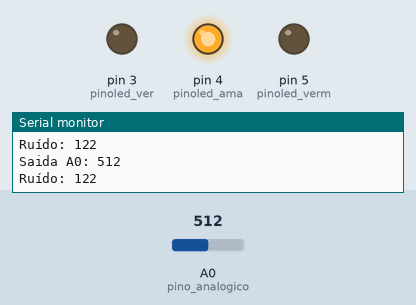
The sketch below on a simulated Arduino Uno, built with avr-gcc and run on an emulated ATmega328P. Shown: output pins drawn as LEDs (lit = HIGH), the last lines printed to the serial monitor. The test bench sets the inputs (shaded band); at power-on: A0 (pino_analogico) = 512.

Above: at 1.8 s.
1.9 s: A0 (pino_analogico) set to 688
4.2 s: A0 (pino_analogico) set to 711
At 7.0 s:
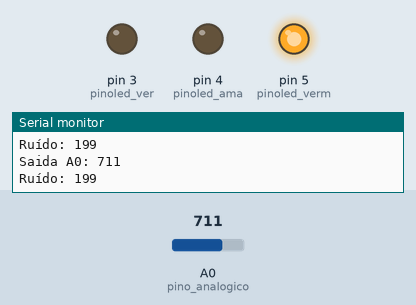
7.5 s: A0 (pino_analogico) set to 291
At 9.4 s:
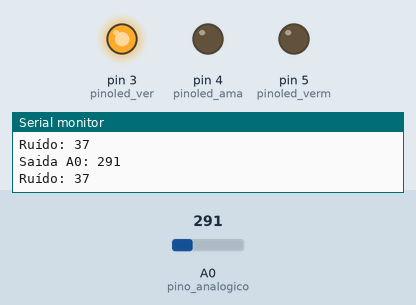
10.5 s: A0 (pino_analogico) set to 317
At 12.9 s:
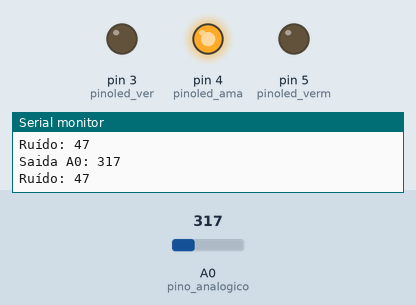
13.5 s: A0 (pino_analogico) set to 290
At 15.3 s:
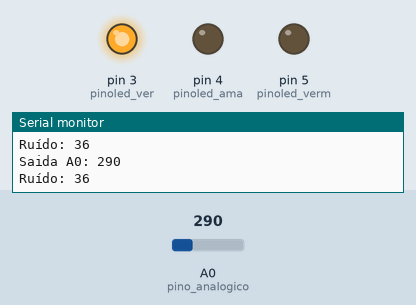
Timing chart, 0 to 16.8 s (numbered marks = the images above; inputs shaded):
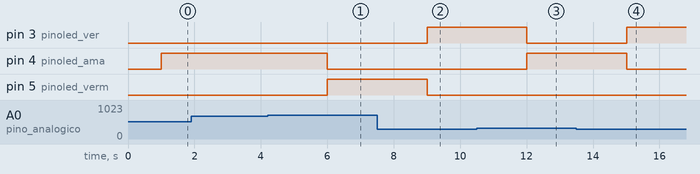

Measured:
- the behaviour switches between 701 and 702 on A0 (pino_analogico) (found by bisection; images 0 and 1)
- the behaviour switches between 301 and 302 on A0 (pino_analogico) (found by bisection; images 2 and 3)
- after the input at 4.2 s, pin 4 (pinoled_ama): HIGH → LOW after 1.8 s; pin 5 (pinoled_verm): LOW → HIGH after 1.8 s
- after the input at 7.5 s, pin 3 (pinoled_ver): LOW → HIGH after 1.5 s; pin 5 (pinoled_verm): HIGH → LOW after 1.5 s
- after the input at 10.5 s, pin 3 (pinoled_ver): HIGH → LOW after 1.5 s; pin 4 (pinoled_ama): LOW → HIGH after 1.5 s
- after the input at 13.5 s, pin 3 (pinoled_ver): LOW → HIGH after 1.5 s; pin 4 (pinoled_ama): HIGH → LOW after 1.5 s

The sketch:

SMART.ino
```cpp
/*
 #####################################################################
  @title: SMART - Sistema de MonitorAmento de Ruído para smarTcities
  @author: Maurício Moreira Neto
  @update: 23/10/2017
 #####################################################################
 */

//Definicao pinos leds
int pinoled_ver = 3;
int pinoled_ama = 4;
int pinoled_verm = 5;

//Variaveis para o calculo de dB
float tensao = 0;
int dB = 0;

//Definicao pinos sensor
int pino_analogico = A0;
int valor_A0 = 0;

/*
  - Iniciando o monitor serial
  - Definindo os pinos dos LEDs
  - Definindo o pino analogico do sensor de som KY 038
*/
void setup()
{
  Serial.begin(9600);
  //Define pinos led como saida
  pinMode(pinoled_ver, OUTPUT);
  pinMode(pinoled_ama, OUTPUT);
  pinMode(pinoled_verm, OUTPUT);
  //Define pinos sensor como entrada
  pinMode(pino_analogico, INPUT);
}

/*
  - Mostrando os valores no monitor serial
  - Calculo do nivel de ruido (em dB)
  - Threshold do valor de som
*/
void loop()
{
  valor_A0 = analogRead(pino_analogico);
  tensao = valor_A0/1023.0*4.53;
  dB = 87.1*tensao - 75,4;

  // Mostrando nos valor no monitor serial
  Serial.print("Saida A0: ");
  Serial.println(valor_A0);
  Serial.print("Ruído: ");
  Serial.println(dB);
  Serial.println("");
  delay(1000);
  //digitalWrite(pinoled_ver, HIGH);

  // Threshold dos valores de ruido
    if(valor_A0 < 0){
      Serial.println("Erro no sensor!");
    }
    if (valor_A0 > 0 && valor_A0 < 300){
      digitalWrite(pinoled_ver, HIGH);
      digitalWrite(pinoled_ama, LOW);
      digitalWrite(pinoled_verm, LOW);
    }
    if (valor_A0 > 301 && valor_A0 < 700){
      digitalWrite(pinoled_ver, LOW);
      digitalWrite(pinoled_ama, HIGH);
      digitalWrite(pinoled_verm, LOW);
    }
    if (valor_A0 > 701  ){
      digitalWrite(pinoled_ver, LOW);
      digitalWrite(pinoled_ama, LOW);
      digitalWrite(pinoled_verm, HIGH);
    }
}
```
